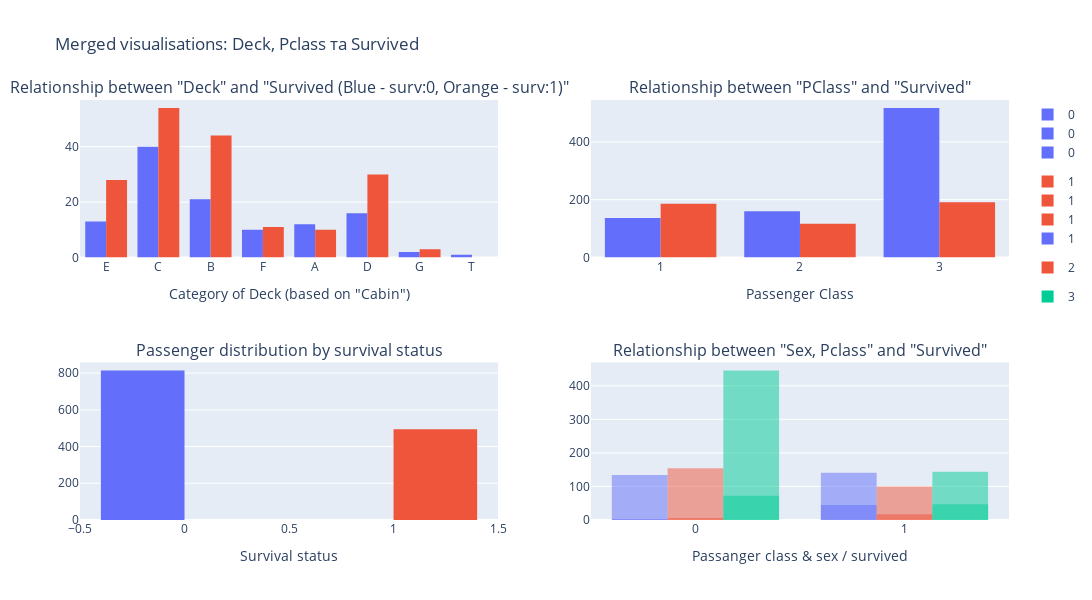

This figure's notebook cell:
### Code cell
deck_order = sorted(dataframe['Deck'].dropna().unique().tolist())
pclass_order = sorted(dataframe['Pclass'].dropna().unique().tolist())

# Створення окремих фігур за допомогою Plotly Express
fig_deck = px.histogram(
    data_frame=dataframe,
    x='Deck',
    color='Survived',
    category_orders={'Deck': deck_order},
    barmode='group'
)

fig_pclass = px.histogram(
    data_frame=dataframe,
    x='Pclass',
    color='Survived',
    barmode='group',
    category_orders={'Pclass': pclass_order}
)

fig_survived = px.histogram(
    data_frame=dataframe,
    x='Survived',
    color='Survived'
)

fig_gender = px.histogram(
    data_frame=dataframe,
    x='Survived',
    color='Pclass',
    facet_col='Sex',
    barmode='overlay',
    category_orders={'Pclass': [1,2,3],},
    labels={'Pclass': 'Pclass','Sex':'Sex' , 'Survived': 'Survived'}
)

# Створення полотна з трьома підграфіками (3 рядки, 1 колонка)
fig = make_subplots(
    rows=2,
    cols=2,
    subplot_titles=(
        'Relationship between "Deck" and "Survived\n(Blue - surv:0, Orange - surv:1)"',
        'Relationship between "PClass" and "Survived"',
        'Passenger distribution by survival status',
        'Relationship between "Sex, Pclass" and "Survived"'
    )
)

# Додавання traces з кожної фігури до відповідного підграфіка
for trace in fig_deck.data:
    fig.add_trace(trace, row=1, col=1)

for trace in fig_pclass.data:
    fig.add_trace(trace, row=1, col=2)

for trace in fig_survived.data:
    fig.add_trace(trace, row=2, col=1)

for trace in fig_gender.data:
    fig.add_trace(trace, row=2, col=2)

# Оновлення макету фігури
fig.update_layout(
    height=600,
    width=1400,
    title_text='Merged visualisations: Deck, Pclass та Survived',
    showlegend=True
)
fig.update_xaxes(
    title_text='Category of Deck (based on "Cabin")', row=1, col=1)
fig.update_xaxes(title_text='Passenger Class', row=1, col=2)
fig.update_xaxes(title_text='Survival status', row=2, col=1)
fig.update_xaxes(title_text='Passanger class & sex / survived', row=2, col=2)

# Відображення фігури
fig.show()

### Figure 1 — Plotly figure (JSON) as saved in the notebook; plotly's stock layout.template omitted (floating-point values rounded to 4 significant figures; data arrays with more than 128 entries replaced by an {"elided": "..."} marker saying what was removed)
{"data": [{"alignmentgroup": "True", "bingroup": "x", "hovertemplate": "Survived=0<br>Deck=%{x}<br>count=%{y}<extra></extra>", "legendgroup": "0", "marker": {"color": "#636efa", "pattern": {"shape": ""}}, "name": "0", "offsetgroup": "0", "orientation": "v", "showlegend": true, "type": "histogram", "x": {"elided": "815 str values"}, "xaxis": "x", "yaxis": "y"}, {"alignmentgroup": "True", "bingroup": "x", "hovertemplate": "Survived=1<br>Deck=%{x}<br>count=%{y}<extra></extra>", "legendgroup": "1", "marker": {"color": "#EF553B", "pattern": {"shape": ""}}, "name": "1", "offsetgroup": "1", "orientation": "v", "showlegend": true, "type": "histogram", "x": {"elided": "494 str values"}, "xaxis": "x", "yaxis": "y"}, {"alignmentgroup": "True", "bingroup": "x", "hovertemplate": "Survived=0<br>Pclass=%{x}<br>count=%{y}<extra></extra>", "legendgroup": "0", "marker": {"color": "#636efa", "pattern": {"shape": ""}}, "name": "0", "offsetgroup": "0", "orientation": "v", "showlegend": true, "type": "histogram", "x": {"elided": "815 int values"}, "xaxis": "x2", "yaxis": "y2"}, {"alignmentgroup": "True", "bingroup": "x", "hovertemplate": "Survived=1<br>Pclass=%{x}<br>count=%{y}<extra></extra>", "legendgroup": "1", "marker": {"color": "#EF553B", "pattern": {"shape": ""}}, "name": "1", "offsetgroup": "1", "orientation": "v", "showlegend": true, "type": "histogram", "x": {"elided": "494 int values"}, "xaxis": "x2", "yaxis": "y2"}, {"alignmentgroup": "True", "bingroup": "x", "hovertemplate": "Survived=%{x}<br>count=%{y}<extra></extra>", "legendgroup": "0", "marker": {"color": "#636efa", "pattern": {"shape": ""}}, "name": "0", "offsetgroup": "0", "orientation": "v", "showlegend": true, "type": "histogram", "x": {"elided": "815 int values"}, "xaxis": "x3", "yaxis": "y3"}, {"alignmentgroup": "True", "bingroup": "x", "hovertemplate": "Survived=%{x}<br>count=%{y}<extra></extra>", "legendgroup": "1", "marker": {"color": "#EF553B", "pattern": {"shape": ""}}, "name": "1", "offsetgroup": "1", "orientation": "v", "showlegend": true, "type": "histogram", "x": {"elided": "494 int values"}, "xaxis": "x3", "yaxis": "y3"}, {"alignmentgroup": "True", "bingroup": "x", "hovertemplate": "Pclass=1<br>Sex=male<br>Survived=%{x}<br>count=%{y}<extra></extra>", "legendgroup": "1", "marker": {"color": "#636efa", "opacity": 0.5, "pattern": {"shape": ""}}, "name": "1", "offsetgroup": "1", "orientation": "v", "showlegend": true, "type": "histogram", "x": {"elided": "179 int values"}, "xaxis": "x4", "yaxis": "y4"}, {"alignmentgroup": "True", "bingroup": "x", "hovertemplate": "Pclass=1<br>Sex=female<br>Survived=%{x}<br>count=%{y}<extra></extra>", "legendgroup": "1", "marker": {"color": "#636efa", "opacity": 0.5, "pattern": {"shape": ""}}, "name": "1", "offsetgroup": "1", "orientation": "v", "showlegend": false, "type": "histogram", "x": {"elided": "144 int values"}, "xaxis": "x4", "yaxis": "y4"}, {"alignmentgroup": "True", "bingroup": "x", "hovertemplate": "Pclass=2<br>Sex=male<br>Survived=%{x}<br>count=%{y}<extra></extra>", "legendgroup": "2", "marker": {"color": "#EF553B", "opacity": 0.5, "pattern": {"shape": ""}}, "name": "2", "offsetgroup": "2", "orientation": "v", "showlegend": true, "type": "histogram", "x": {"elided": "171 int values"}, "xaxis": "x4", "yaxis": "y4"}, {"alignmentgroup": "True", "bingroup": "x", "hovertemplate": "Pclass=2<br>Sex=female<br>Survived=%{x}<br>count=%{y}<extra></extra>", "legendgroup": "2", "marker": {"color": "#EF553B", "opacity": 0.5, "pattern": {"shape": ""}}, "name": "2", "offsetgroup": "2", "orientation": "v", "showlegend": false, "type": "histogram", "x": [1, 1, 0, 1, 1, 1, 1, 1, 1, 1, 1, 1, 1, 1, 0, 1, 1, 1, 1, 1, 1, 0, 1, 1, 1, 1, 1, 1, 0, 1, 1, 1, 1, 1, 1, 1, 1, 1, 1, 1, 1, 1, 1, 1, 1, 1, 1, 1, 1, 1, 1, 1, 1, 1, 1, 1, 1, 1, 1, 1, 1, 1, 1, 1, 1, 1, 1, 1, 0, 1, 1, 0, 1, 1, 1, 1, 1, 1, 1, 1, 1, 1, 1, 1, 1, 1, 1, 1, 1, 1, 1, 1, 1, 1, 1, 1, 1, 1, 1, 1, 1, 1, 1, 1, 1, 1], "xaxis": "x4", "yaxis": "y4"}, {"alignmentgroup": "True", "bingroup": "x", "hovertemplate": "Pclass=3<br>Sex=male<br>Survived=%{x}<br>count=%{y}<extra></extra>", "legendgroup": "3", "marker": {"color": "#00cc96", "opacity": 0.5, "pattern": {"shape": ""}}, "name": "3", "offsetgroup": "3", "orientation": "v", "showlegend": true, "type": "histogram", "x": {"elided": "493 int values"}, "xaxis": "x4", "yaxis": "y4"}, {"alignmentgroup": "True", "bingroup": "x", "hovertemplate": "Pclass=3<br>Sex=female<br>Survived=%{x}<br>count=%{y}<extra></extra>", "legendgroup": "3", "marker": {"color": "#00cc96", "opacity": 0.5, "pattern": {"shape": ""}}, "name": "3", "offsetgroup": "3", "orientation": "v", "showlegend": false, "type": "histogram", "x": {"elided": "216 int values"}, "xaxis": "x4", "yaxis": "y4"}], "layout": {"annotations": [{"font": {"size": 16}, "showarrow": false, "text": "Relationship between \"Deck\" and \"Survived\n(Blue - surv:0, Orange - surv:1)\"", "x": 0.225, "xanchor": "center", "xref": "paper", "y": 1, "yanchor": "bottom", "yref": "paper"}, {"font": {"size": 16}, "showarrow": false, "text": "Relationship between \"PClass\" and \"Survived\"", "x": 0.775, "xanchor": "center", "xref": "paper", "y": 1, "yanchor": "bottom", "yref": "paper"}, {"font": {"size": 16}, "showarrow": false, "text": "Passenger distribution by survival status", "x": 0.225, "xanchor": "center", "xref": "paper", "y": 0.375, "yanchor": "bottom", "yref": "paper"}, {"font": {"size": 16}, "showarrow": false, "text": "Relationship between \"Sex, Pclass\" and \"Survived\"", "x": 0.775, "xanchor": "center", "xref": "paper", "y": 0.375, "yanchor": "bottom", "yref": "paper"}], "height": 600, "showlegend": true, "title": {"text": "Merged visualisations: Deck, Pclass та Survived"}, "width": 1400, "xaxis": {"anchor": "y", "domain": [0, 0.45], "title": {"text": "Category of Deck (based on \"Cabin\")"}}, "xaxis2": {"anchor": "y2", "domain": [0.55, 1], "title": {"text": "Passenger Class"}}, "xaxis3": {"anchor": "y3", "domain": [0, 0.45], "title": {"text": "Survival status"}}, "xaxis4": {"anchor": "y4", "domain": [0.55, 1], "title": {"text": "Passanger class & sex / survived"}}, "yaxis": {"anchor": "x", "domain": [0.625, 1]}, "yaxis2": {"anchor": "x2", "domain": [0.625, 1]}, "yaxis3": {"anchor": "x3", "domain": [0, 0.375]}, "yaxis4": {"anchor": "x4", "domain": [0, 0.375]}}}
